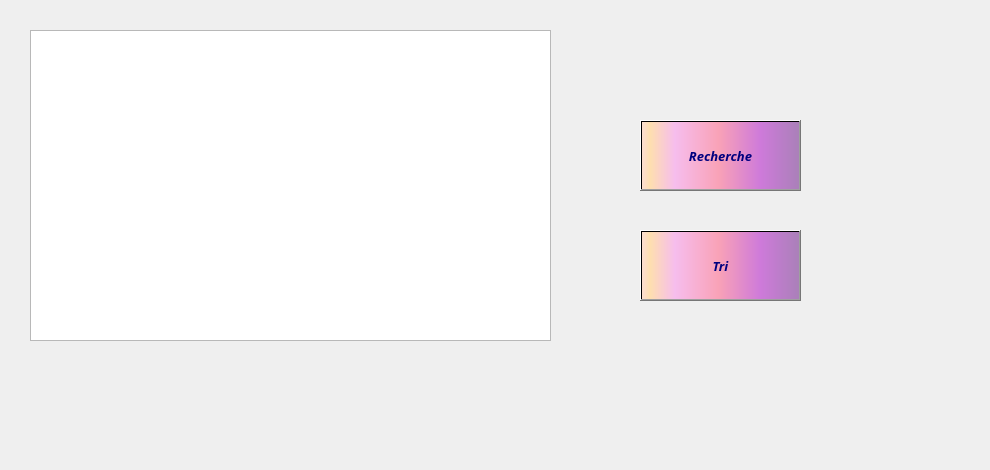
      <widget class="QWidget" name="tab_9">
       <attribute name="title">
        <string>Afficher</string>
       </attribute>
       <widget class="QLabel" name="label_36">
        <property name="geometry">
         <rect>
          <x>-70</x>
          <y>-30</y>
          <width>981</width>
          <height>461</height>
         </rect>
        </property>
        <property name="text">
         <string/>
        </property>
        <property name="pixmap">
         <pixmap>893983.jpg</pixmap>
        </property>
       </widget>
       <widget class="QPushButton" name="pushButton_13">
        <property name="geometry">
         <rect>
          <x>640</x>
          <y>120</y>
          <width>161</width>
          <height>71</height>
         </rect>
        </property>
        <property name="font">
         <font>
          <family>Lucida Calligraphy</family>
          <pointsize>10</pointsize>
          <weight>75</weight>
          <italic>true</italic>
          <bold>true</bold>
          <underline>false</underline>
          <strikeout>false</strikeout>
         </font>
        </property>
        <property name="styleSheet">
         <string notr="true">background-color: qlineargradient(spread:pad, x1:1, y1:0, x2:1, y2:0, stop:0.919598 rgba(255, 0, 111, 255), stop:0.98 rgba(0, 0, 0, 255), stop:1 rgba(235, 148, 61, 255));
color: rgb(0, 0, 127);
background-color: qlineargradient(spread:pad, x1:0, y1:0, x2:1, y2:0, stop:0.0100503 rgba(252, 222, 204, 255), stop:0.0502513 rgba(254, 223, 175, 255), stop:0.211055 rgba(246, 189, 237, 255), stop:0.487437 rgba(249, 162, 183, 255), stop:0.753769 rgba(206, 122, 218, 255), stop:1 rgba(170, 128, 185, 255));</string>
        </property>
        <property name="text">
         <string>Recherche</string>
        </property>
        <property name="icon">
         <iconset>
          <normaloff>Sans titre-1.png</normaloff>Sans titre-1.png</iconset>
        </property>
        <property name="iconSize">
         <size>
          <width>100</width>
          <height>121</height>
         </size>
        </property>
       </widget>
       <widget class="QPushButton" name="pushButton_14">
        <property name="geometry">
         <rect>
          <x>640</x>
          <y>230</y>
          <width>161</width>
          <height>71</height>
         </rect>
        </property>
        <property name="font">
         <font>
          <family>Lucida Calligraphy</family>
          <pointsize>10</pointsize>
          <weight>75</weight>
          <italic>true</italic>
          <bold>true</bold>
          <underline>false</underline>
          <strikeout>false</strikeout>
         </font>
        </property>
        <property name="styleSheet">
         <string notr="true">background-color: qlineargradient(spread:pad, x1:1, y1:0, x2:1, y2:0, stop:0.919598 rgba(255, 0, 111, 255), stop:0.98 rgba(0, 0, 0, 255), stop:1 rgba(235, 148, 61, 255));
color: rgb(0, 0, 127);
background-color: qlineargradient(spread:pad, x1:0, y1:0, x2:1, y2:0, stop:0.0100503 rgba(252, 222, 204, 255), stop:0.0502513 rgba(254, 223, 175, 255), stop:0.211055 rgba(246, 189, 237, 255), stop:0.487437 rgba(249, 162, 183, 255), stop:0.753769 rgba(206, 122, 218, 255), stop:1 rgba(170, 128, 185, 255));</string>
        </property>
        <property name="text">
         <string>      Tri      </string>
        </property>
        <property name="icon">
         <iconset>
          <normaloff>tri.png</normaloff>tri.png</iconset>
        </property>
        <property name="iconSize">
         <size>
          <width>100</width>
          <height>121</height>
         </size>
        </property>
       </widget>
       <widget class="QTableView" name="tableView">
        <property name="geometry">
         <rect>
          <x>30</x>
          <y>30</y>
          <width>521</width>
          <height>311</height>
         </rect>
        </property>
       </widget>
      </widget>
